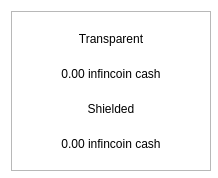
<?xml version="1.0" encoding="UTF-8"?>
<ui version="4.0">
 <class>BalanceBubble</class>
 <widget class="QWidget" name="BalanceBubble">
  <property name="geometry">
   <rect>
    <x>0</x>
    <y>0</y>
    <width>218</width>
    <height>178</height>
   </rect>
  </property>
  <property name="minimumSize">
   <size>
    <width>218</width>
    <height>178</height>
   </size>
  </property>
  <property name="maximumSize">
   <size>
    <width>250</width>
    <height>178</height>
   </size>
  </property>
  <property name="windowTitle">
   <string>Form</string>
  </property>
  <property name="styleSheet">
   <string notr="true">#BalanceBubble{
background-color:transparent
}</string>
  </property>
  <layout class="QVBoxLayout" name="verticalLayout_2">
   <property name="spacing">
    <number>0</number>
   </property>
   <item>
    <widget class="QFrame" name="frame">
     <property name="minimumSize">
      <size>
       <width>200</width>
       <height>160</height>
      </size>
     </property>
     <property name="maximumSize">
      <size>
       <width>250</width>
       <height>160</height>
      </size>
     </property>
     <property name="styleSheet">
      <string notr="true"/>
     </property>
     <property name="frameShape">
      <enum>QFrame::StyledPanel</enum>
     </property>
     <property name="frameShadow">
      <enum>QFrame::Raised</enum>
     </property>
     <property name="lineWidth">
      <number>10</number>
     </property>
     <layout class="QVBoxLayout" name="verticalLayout">
      <property name="spacing">
       <number>0</number>
      </property>
      <item>
       <layout class="QHBoxLayout" name="horizontalLayout">
        <item>
         <widget class="QLabel" name="lblFirst">
          <property name="styleSheet">
           <string notr="true"/>
          </property>
          <property name="text">
           <string>Transparent</string>
          </property>
          <property name="alignment">
           <set>Qt::AlignCenter</set>
          </property>
         </widget>
        </item>
       </layout>
      </item>
      <item>
       <widget class="QLabel" name="textTransparent">
        <property name="styleSheet">
         <string notr="true"/>
        </property>
        <property name="text">
         <string>0.00 infincoin cash</string>
        </property>
        <property name="alignment">
         <set>Qt::AlignCenter</set>
        </property>
       </widget>
      </item>
      <item>
       <widget class="QLabel" name="lblSecond">
        <property name="styleSheet">
         <string notr="true"/>
        </property>
        <property name="text">
         <string>Shielded</string>
        </property>
        <property name="alignment">
         <set>Qt::AlignCenter</set>
        </property>
       </widget>
      </item>
      <item>
       <widget class="QLabel" name="textShielded">
        <property name="styleSheet">
         <string notr="true"/>
        </property>
        <property name="text">
         <string>0.00 infincoin cash</string>
        </property>
        <property name="alignment">
         <set>Qt::AlignCenter</set>
        </property>
       </widget>
      </item>
     </layout>
    </widget>
   </item>
  </layout>
 </widget>
 <resources/>
 <connections/>
</ui>
